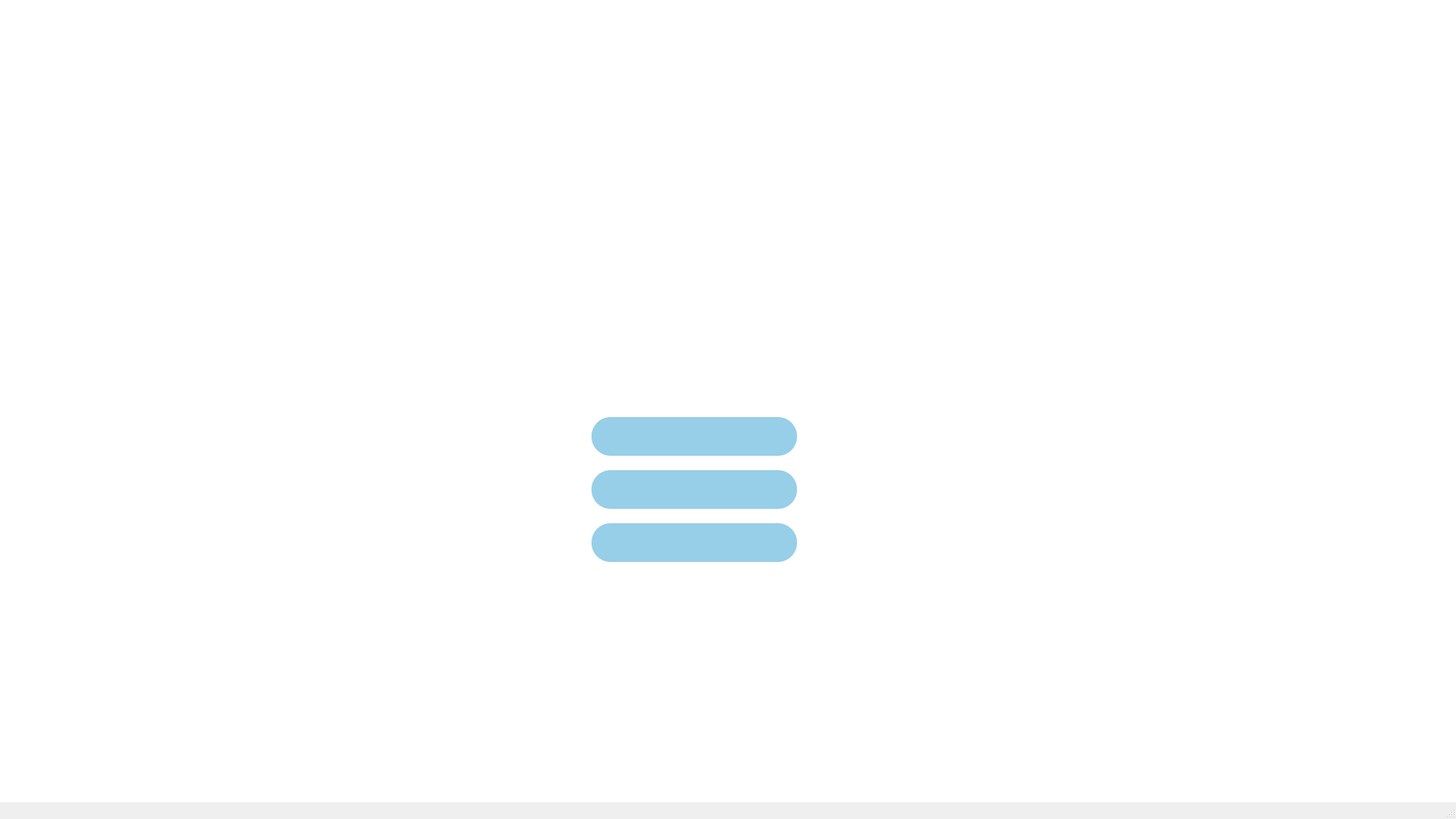
<?xml version="1.0" encoding="UTF-8"?>
<ui version="4.0">
 <class>MainWindow</class>
 <widget class="QMainWindow" name="MainWindow">
  <property name="geometry">
   <rect>
    <x>0</x>
    <y>0</y>
    <width>1920</width>
    <height>1080</height>
   </rect>
  </property>
  <property name="font">
   <font>
    <family>Comic Sans MS</family>
   </font>
  </property>
  <property name="acceptDrops">
   <bool>false</bool>
  </property>
  <property name="windowTitle">
   <string>MainWindow</string>
  </property>
  <property name="tabShape">
   <enum>QTabWidget::Rounded</enum>
  </property>
  <widget class="QWidget" name="centralwidget">
   <property name="styleSheet">
    <string notr="true">background-color: rgb(255, 255, 255);  /* white */

</string>
   </property>
   <widget class="QPushButton" name="SignLibraryButton">
    <property name="geometry">
     <rect>
      <x>780</x>
      <y>620</y>
      <width>271</width>
      <height>51</height>
     </rect>
    </property>
    <property name="font">
     <font>
      <pointsize>18</pointsize>
     </font>
    </property>
    <property name="styleSheet">
     <string notr="true">QPushButton {
    border-radius: 25px;  /* Adjust the value to change the roundness */
	border: none;
	background-color: #97cee8;  /* Replace with any color you want */
    color: black;               /* Optional: changes the text color */
}

QPushButton:hover {
    background-color: #a2defa;  /* Hover state */
}</string>
    </property>
    <property name="text">
     <string/>
    </property>
    <property name="icon">
     <iconset>
      <normaloff>SignLibraryButtonIcon.png</normaloff>SignLibraryButtonIcon.png</iconset>
    </property>
    <property name="iconSize">
     <size>
      <width>200</width>
      <height>130</height>
     </size>
    </property>
   </widget>
   <widget class="QPushButton" name="HelpButton">
    <property name="geometry">
     <rect>
      <x>780</x>
      <y>690</y>
      <width>271</width>
      <height>51</height>
     </rect>
    </property>
    <property name="font">
     <font>
      <pointsize>18</pointsize>
     </font>
    </property>
    <property name="styleSheet">
     <string notr="true">QPushButton {
    border-radius: 25px;  /* Adjust the value to change the roundness */
	border: none;
	background-color: #97cee8;  /* Replace with any color you want */
    color: black;               /* Optional: changes the text color */
}

QPushButton:hover {
    background-color: #a2defa;  /* Hover state */
}</string>
    </property>
    <property name="text">
     <string/>
    </property>
    <property name="icon">
     <iconset>
      <normaloff>HelpButtonIcon.png</normaloff>HelpButtonIcon.png</iconset>
    </property>
    <property name="iconSize">
     <size>
      <width>200</width>
      <height>130</height>
     </size>
    </property>
   </widget>
   <widget class="QPushButton" name="TranslationButton">
    <property name="geometry">
     <rect>
      <x>780</x>
      <y>550</y>
      <width>271</width>
      <height>51</height>
     </rect>
    </property>
    <property name="font">
     <font>
      <family>Comic Sans MS</family>
      <pointsize>18</pointsize>
     </font>
    </property>
    <property name="styleSheet">
     <string notr="true">QPushButton {
    border-radius: 25px;  /* Adjust the value to change the roundness */
	border: none;
	background-color: #97cee8;  /* Replace with any color you want */
    color: black;               /* Optional: changes the text color */
	 box-shadow: 4px 4px 10px rgba(0, 0, 0, 0.3);
	cursor:pointer;
}

QPushButton:hover {
    background-color: #a2defa;  /* Hover state */
}


</string>
    </property>
    <property name="text">
     <string/>
    </property>
    <property name="icon">
     <iconset>
      <normaloff>TranslateButtonIcon.png</normaloff>TranslateButtonIcon.png</iconset>
    </property>
    <property name="iconSize">
     <size>
      <width>200</width>
      <height>130</height>
     </size>
    </property>
   </widget>
   <widget class="QLabel" name="label_2">
    <property name="geometry">
     <rect>
      <x>-80</x>
      <y>540</y>
      <width>791</width>
      <height>511</height>
     </rect>
    </property>
    <property name="text">
     <string/>
    </property>
    <property name="pixmap">
     <pixmap resource="background.qrc">:/newPrefix/doctorBottomLeft.png</pixmap>
    </property>
    <property name="scaledContents">
     <bool>true</bool>
    </property>
   </widget>
   <widget class="QLabel" name="label">
    <property name="geometry">
     <rect>
      <x>450</x>
      <y>50</y>
      <width>971</width>
      <height>481</height>
     </rect>
    </property>
    <property name="text">
     <string/>
    </property>
    <property name="pixmap">
     <pixmap resource="background.qrc">:/newPrefix/SalinSignLogo.png</pixmap>
    </property>
    <property name="scaledContents">
     <bool>true</bool>
    </property>
   </widget>
   <widget class="QLabel" name="label_3">
    <property name="geometry">
     <rect>
      <x>1170</x>
      <y>550</y>
      <width>791</width>
      <height>511</height>
     </rect>
    </property>
    <property name="text">
     <string/>
    </property>
    <property name="pixmap">
     <pixmap resource="background.qrc">:/newPrefix/deafBottomRight.png</pixmap>
    </property>
    <property name="scaledContents">
     <bool>true</bool>
    </property>
   </widget>
   <widget class="QLabel" name="label_4">
    <property name="geometry">
     <rect>
      <x>170</x>
      <y>30</y>
      <width>271</width>
      <height>271</height>
     </rect>
    </property>
    <property name="text">
     <string/>
    </property>
    <property name="pixmap">
     <pixmap resource="background.qrc">:/newPrefix/CrossUpperLeft.png</pixmap>
    </property>
    <property name="scaledContents">
     <bool>true</bool>
    </property>
   </widget>
  </widget>
  <widget class="QMenuBar" name="menubar">
   <property name="geometry">
    <rect>
     <x>0</x>
     <y>0</y>
     <width>1920</width>
     <height>21</height>
    </rect>
   </property>
  </widget>
  <widget class="QStatusBar" name="statusbar"/>
 </widget>
 <resources>
  <include location="background.qrc"/>
 </resources>
 <connections/>
</ui>
